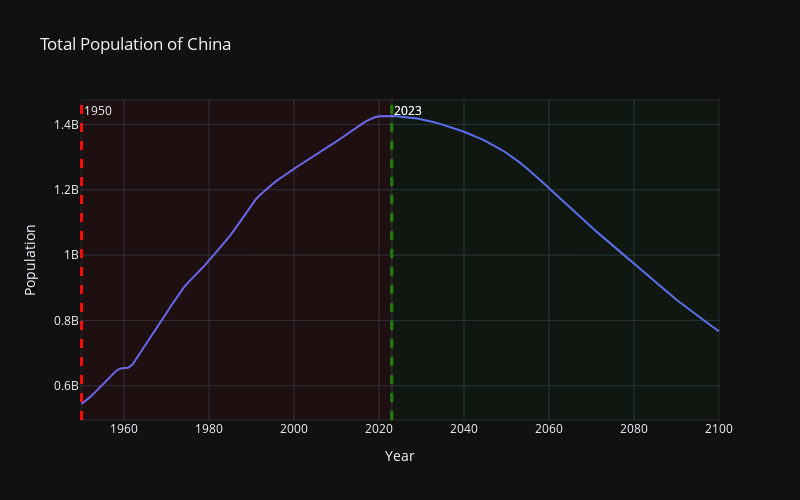

Notebook code for this chart:
### Markdown cell above
`Figure of Popualtion`

### Code cell
fig = px.line(merged, x="date", y=" Population", title="Total Population of China",
        labels={"date": "Year", " Population": "Population"}, width=800, height=500, template="plotly_dark"
            ,#add annual change to hover data
            hover_data={" Annual Growth Rate": True}, )

fig.add_vline(x=2023, line_width=3, line_dash="dash", line_color="red",  annotation_text="2023", annotation_position="top right") 
#add historical data before 2023


fig.add_vline(x=1950, line_width=3, line_dash="dash", line_color="red",  annotation_text="1950", annotation_position="top right")
# the area between 1950 and 2023 is the historical data
fig.add_vrect(x0=1950, x1=2023, fillcolor="red", opacity=0.05, annotation_text="", annotation_position="top left", annotation_font_size=12)
#add projection data after 2023
fig.add_vline(x=2023, line_width=3, line_dash="dash", line_color="green",  annotation_text="2023", annotation_position="top right")
# the area between 2023 and 2100 is the projection data
fig.add_vrect(x0=2023, x1=2100, fillcolor="green", opacity=0.05, annotation_text="", annotation_position="top left", annotation_font_size=12)

### Figure 1 — Plotly figure (JSON) as saved in the notebook; plotly's stock layout.template omitted (floating-point values rounded to 4 significant figures; data arrays with more than 128 entries replaced by an {"elided": "..."} marker saying what was removed)
{"data": [{"customdata": {"elided": "151x1 float values"}, "hovertemplate": "Year=%{x}<br>Population=%{y}<br> Annual Growth Rate=%{customdata[0]}<extra></extra>", "legendgroup": "", "line": {"color": "#636efa", "dash": "solid"}, "marker": {"symbol": "circle"}, "mode": "lines", "name": "", "orientation": "v", "showlegend": false, "type": "scatter", "x": {"elided": "151 int values"}, "xaxis": "x", "y": {"elided": "151 int values"}, "yaxis": "y"}], "layout": {"annotations": [{"showarrow": false, "text": "2023", "x": 2023, "xanchor": "left", "xref": "x", "y": 1, "yanchor": "top", "yref": "y domain"}, {"showarrow": false, "text": "1950", "x": 1950, "xanchor": "left", "xref": "x", "y": 1, "yanchor": "top", "yref": "y domain"}, {"font": {"size": 12}, "showarrow": false, "text": "", "x": 1950, "xanchor": "left", "xref": "x", "y": 1, "yanchor": "top", "yref": "y domain"}, {"showarrow": false, "text": "2023", "x": 2023, "xanchor": "left", "xref": "x", "y": 1, "yanchor": "top", "yref": "y domain"}, {"font": {"size": 12}, "showarrow": false, "text": "", "x": 2023, "xanchor": "left", "xref": "x", "y": 1, "yanchor": "top", "yref": "y domain"}], "height": 500, "legend": {"tracegroupgap": 0}, "shapes": [{"line": {"color": "red", "dash": "dash", "width": 3}, "type": "line", "x0": 2023, "x1": 2023, "xref": "x", "y0": 0, "y1": 1, "yref": "y domain"}, {"line": {"color": "red", "dash": "dash", "width": 3}, "type": "line", "x0": 1950, "x1": 1950, "xref": "x", "y0": 0, "y1": 1, "yref": "y domain"}, {"fillcolor": "red", "opacity": 0.05, "type": "rect", "x0": 1950, "x1": 2023, "xref": "x", "y0": 0, "y1": 1, "yref": "y domain"}, {"line": {"color": "green", "dash": "dash", "width": 3}, "type": "line", "x0": 2023, "x1": 2023, "xref": "x", "y0": 0, "y1": 1, "yref": "y domain"}, {"fillcolor": "green", "opacity": 0.05, "type": "rect", "x0": 2023, "x1": 2100, "xref": "x", "y0": 0, "y1": 1, "yref": "y domain"}], "title": {"text": "Total Population of China"}, "width": 800, "xaxis": {"anchor": "y", "domain": [0, 1], "title": {"text": "Year"}}, "yaxis": {"anchor": "x", "domain": [0, 1], "title": {"text": "Population"}}}}
